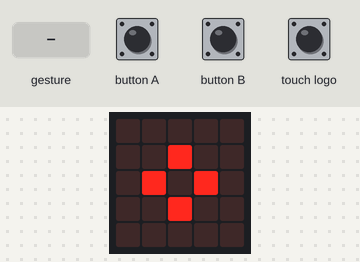
A program run on a simulated BBC micro:bit (MakeCode). Shown: the board's 5×5 LED display. The inputs (shaded band) are chosen by the test bench. A tilt is held for 1.5 s and a shake lasts 1 s, then the board lies face up again.

Above: at 2.4 s.
2.5 s: button A pressed for 0.15 s
At 3.7 s:
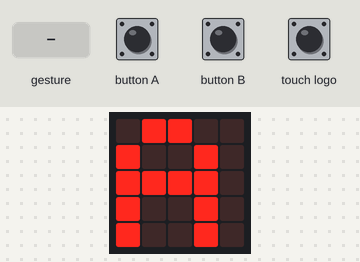
4.1 s: button B pressed for 0.15 s
At 5.0 s:
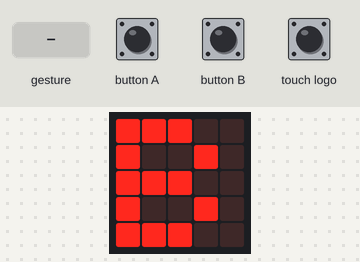
5.7 s: touch logo pressed for 0.15 s
At 6.2 s:
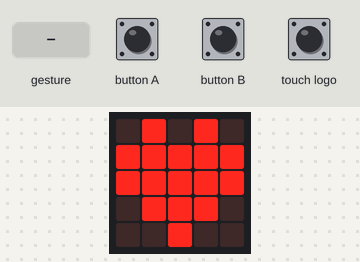
7.3 s: gesture 'shake'
At 8.2 s:
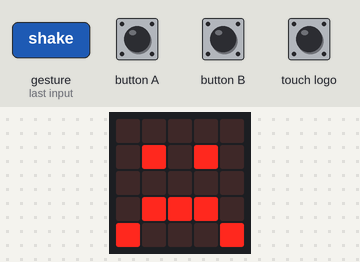
9.0 s: gesture 'logo up'
At 9.8 s:
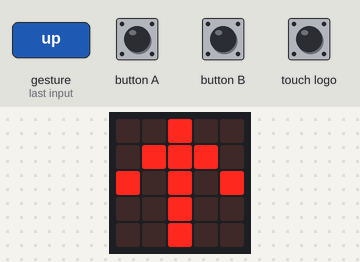
10.6 s: gesture 'logo down'
At 11.4 s:
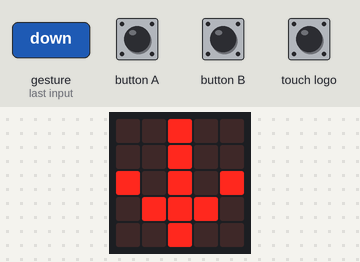
Timing chart, 0 to 13.2 s (numbered marks = the images above; inputs shaded):
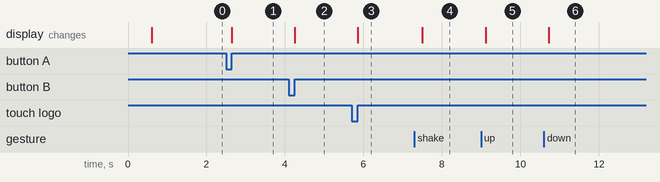

Measured:
- after the input at 2.5 s, the display: changes after 0.15 s (image 1)
- after the input at 4.1 s, the display: changes after 0.15 s (image 2)
- after the input at 5.7 s, the display: changes after 0.15 s (image 3)
- after the input at 7.3 s, the display: changes after 0.20 s (image 4)
- after the input at 9.0 s, the display: changes after 0.12 s (image 5)
- after the input at 10.6 s, the display: changes after 0.13 s (image 6)

The program:

main.ts
```typescript
input.onButtonPressed(Button.A, function () {
    basic.showString("A")
})
input.onLogoEvent(TouchButtonEvent.Pressed, function () {
    basic.showIcon(IconNames.Heart)
})
input.onButtonPressed(Button.B, function () {
    basic.showString("B")
})
basic.showIcon(IconNames.Target)
basic.showIcon(IconNames.SmallDiamond)
basic.forever(function () {
    while (input.isGesture(Gesture.Shake)) {
        basic.showIcon(IconNames.Sad)
    }
    while (input.isGesture(Gesture.LogoUp)) {
        basic.showLeds(`
            . . # . .
            . # # # .
            # . # . #
            . . # . .
            . . # . .
            `)
    }
    while (input.isGesture(Gesture.LogoDown)) {
        basic.showLeds(`
            . . # . .
            . . # . .
            # . # . #
            . # # # .
            . . # . .
            `)
    }
    while (input.isGesture(Gesture.TiltLeft)) {
        basic.showLeds(`
            . . # . .
            . # . . .
            # # # # #
            . # . . .
            . . # . .
            `)
    }
    while (input.isGesture(Gesture.TiltRight)) {
        basic.showLeds(`
            . . # . .
            . . . # .
            # # # # #
            . . . # .
            . . # . .
            `)
    }
})
```

test.ts
```typescript
// 在此处测试；当此软件包作为插件使用时，将不会编译此软件包。
```
